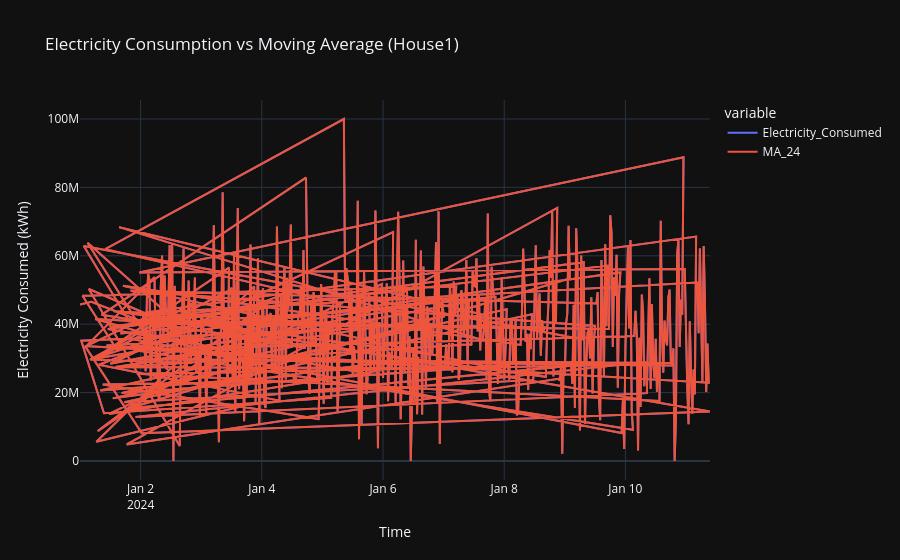

Notebook source saved alongside this figure:
### Code cell
import plotly.express as px

house_df = df[df['HouseName'] == 'House1']

fig = px.line(
    house_df,
    x='Timestamp',
    y=['Electricity_Consumed', 'MA_24'],
    title='Electricity Consumption vs Moving Average (House1)'
)

fig.update_layout(
    xaxis_title='Time',
    yaxis_title='Electricity Consumed (kWh)',
    template='plotly_dark'
)

fig.show()

### Figure 1 — Plotly figure (JSON) as saved in the notebook; plotly's stock layout.template omitted (floating-point values rounded to 4 significant figures; data arrays with more than 128 entries replaced by an {"elided": "..."} marker saying what was removed)
{"data": [{"hovertemplate": "variable=Electricity_Consumed<br>Timestamp=%{x}<br>value=%{y}<extra></extra>", "legendgroup": "Electricity_Consumed", "line": {"color": "#636efa", "dash": "solid"}, "marker": {"symbol": "circle"}, "mode": "lines", "name": "Electricity_Consumed", "orientation": "v", "showlegend": true, "type": "scatter", "x": {"elided": "500 str values"}, "xaxis": "x", "y": {"elided": "500 float values"}, "yaxis": "y"}, {"hovertemplate": "variable=MA_24<br>Timestamp=%{x}<br>value=%{y}<extra></extra>", "legendgroup": "MA_24", "line": {"color": "#EF553B", "dash": "solid"}, "marker": {"symbol": "circle"}, "mode": "lines", "name": "MA_24", "orientation": "v", "showlegend": true, "type": "scatter", "x": {"elided": "500 str values"}, "xaxis": "x", "y": {"elided": "500 float values"}, "yaxis": "y"}], "layout": {"legend": {"title": {"text": "variable"}, "tracegroupgap": 0}, "title": {"text": "Electricity Consumption vs Moving Average (House1)"}, "xaxis": {"anchor": "y", "domain": [0, 1], "title": {"text": "Time"}}, "yaxis": {"anchor": "x", "domain": [0, 1], "title": {"text": "Electricity Consumed (kWh)"}}}}
